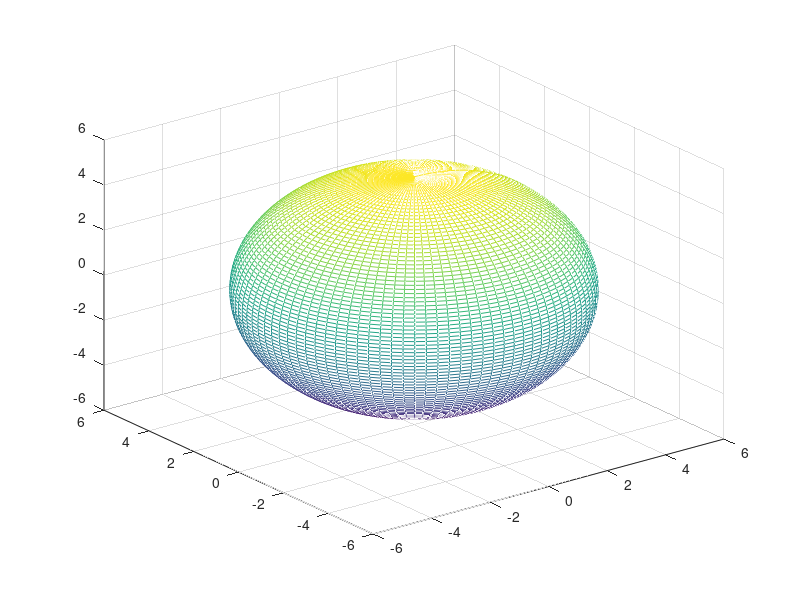

Here is the MATLAB script that generated this plot:
%script that plots antenna pattern response of pulsar-earth system and LIGO

% the idea here is we give the students a script that plots a meshed sphere and ask them to
% edit it to show the pulsar earth system response
clear

phi=linspace(0,2*pi,100);
theta=linspace(0,pi,100);

% set up grid
[phi,theta]=meshgrid(phi,theta);

% radius of sphere
r=5;

x=r.*sin(theta).*cos(phi);
y=r.*sin(theta).*sin(phi);
z=r.*cos(theta);

% plot sphere
figure; mesh(x,y,z)